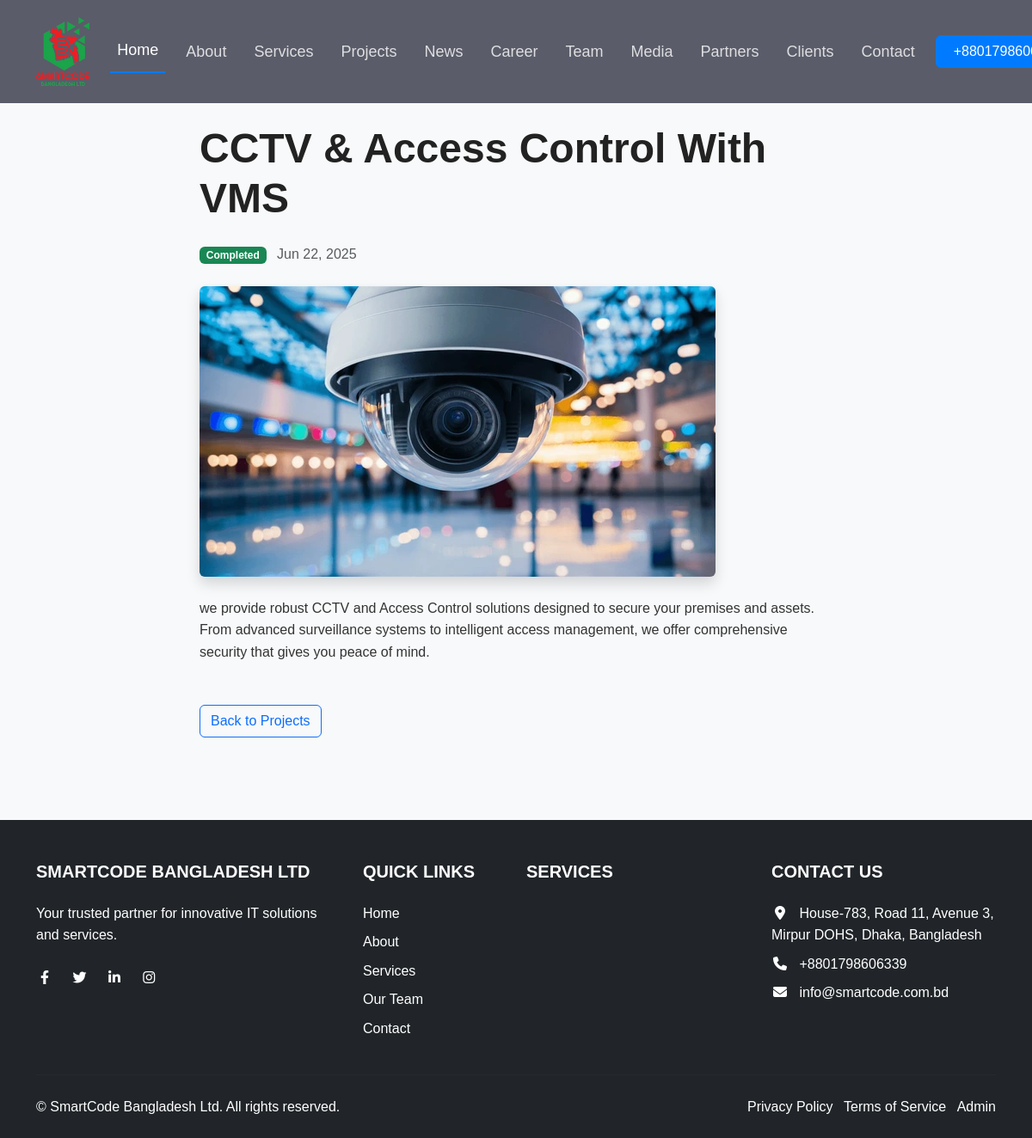
/projects/1/, run on the app's committed database.
### website/models.py (models this page shows, shortened)
class SiteSetting(models.Model):
    site_name = models.CharField(max_length=200)
    logo = models.ImageField(upload_to='site/')
    favicon = models.ImageField(upload_to='site/')
    primary_color = ColorField(default='#4e73df')
    secondary_color = ColorField(default='#1cc88a')
    dark_color = ColorField(default='#5a5c69')
    light_color = ColorField(default='#f8f9fc')

class Project(models.Model):
    STATUS_CHOICES = [
        ('ongoing', 'Ongoing'),
        ('completed', 'Completed'),
        ('upcoming', 'Upcoming'),
    ]
    title = models.CharField(max_length=255)
    description = models.TextField()
    image = models.ImageField(upload_to='projects/')
    status = models.CharField(max_length=20, choices=STATUS_CHOICES)
    created_at = models.DateTimeField(auto_now_add=True)

### website/views.py (the view)
# urls.py: path('projects/<int:project_id>/', views.project_detail, name='project_detail'),
def project_detail(request, project_id):
    project = get_object_or_404(Project, id=project_id)
    context = {
        'settings': SiteSetting.objects.first(),
        'project': project,
        'sections': {section.section_name: section for section in PageSection.objects.all()},
    }
    return render(request, 'project_detail.html', context)

### templates/project_detail.html (shortened to what this page needs)
{% extends 'base.html' %}
{% load static %}
{% block content %}
<section class="py-5 bg-light mt-5">
    <div class="container py-5">
        <div class="row">
            <div class="col-lg-8 mx-auto">
                <h1 class="display-5 fw-bold mb-4">{{ project.title }}</h1>
                <div class="mb-4">
                    <span class="badge
                        {% if project.status == 'ongoing' %}bg-warning text-dark
                        {% elif project.status == 'completed' %}bg-success
                        {% else %}bg-info{% endif %}">
                        {{ project.get_status_display }}
                    </span>
                    <span class="text-muted ms-2">{{ project.created_at|date:"M d, Y" }}</span>
                </div>
                <img src="{{ project.image.url }}" alt="{{ project.title }}" class="img-fluid rounded mb-4 shadow">
                <div class="project-content">
                    {{ project.description|linebreaks }}
                </div>
                <div class="d-flex justify-content-between mt-5">
                    <a href="#projects" class="btn btn-outline-primary">Back to Projects</a>
                </div>
            </div>
        </div>
    </div>
</section>
{% endblock %}

### templates/navbar.html (shortened to what this page needs)
{% load static %}
<nav class="navbar navbar-expand-lg navbar-dark bg-dark fixed-top">
    <div class="container">
        <a class="navbar-brand" href="{% url 'home' %}">
            {% if settings.logo %}
                <img src="{{ settings.logo.url }}" alt="{{ settings.site_name }}" height="80">
            {% else %}
                {{ settings.site_name }}
            {% endif %}
        </a>
        <div class="collapse navbar-collapse" id="navbarNav">
            <ul class="navbar-nav me-auto">
                <li class="nav-item">
                    <a class="nav-link active navfont" href="/">Home</a>
                </li>
                {% if sections.about.show_section %}
                <li class="nav-item">
                    <a class="nav-link navfont" href="#about">About</a>
                </li>
                {% endif %}
                {% if sections.services.show_section %}
                <li class="nav-item">
                    <a class="nav-link navfont" href="#services">Services</a>
                </li>
                {% endif %}
                {% if sections.projects.show_section %}
                <li class="nav-item">
                    <a class="nav-link navfont" href="#projects">Projects</a>
                </li>
                {% endif %}
                {% if sections.news.show_section %}
                <li class="nav-item">
                    <a class="nav-link navfont" href="#news">News</a>
                </li>
                {% endif %}
                {% if sections.career.show_section %}
                <li class="nav-item">
                    <a class="nav-link navfont" href="#career">Career</a>
                </li>
                {% endif %}
                {% if sections.team.show_section %}
                <li class="nav-item">
                    <a class="nav-link navfont" href="#team">Team</a>
                </li>
                {% endif %}
                {% if sections.media.show_section %}
                <li class="nav-item">
                    <a class="nav-link navfont" href="#media">Media</a>
                </li>
                {% endif %}
                {% if sections.partners.show_section %}
                <li class="nav-item">
                    <a class="nav-link navfont" href="#partners">Partners</a>
                </li>
                {% endif %}
                {% if sections.clients.show_section %}
                <li class="nav-item">
                    <a class="nav-link navfont" href="#clients">Clients</a>
                </li>
                {% endif %}
                {% if sections.contact.show_section %}
                <li class="nav-item">
                    <a class="nav-link navfont" href="#contact">Contact</a>
                </li>
                {% endif %}
            </ul>
            <div class="d-flex">
                <a href="tel:{{ settings.phone_number|default:'+8801798606339' }}" class="btn btn-primary ms-2 contact-btn">
                    <span class="d-none d-lg-inline">{{ settings.phone_number|default:'+8801798606339' }}</span>
                </a>
            </div>
        </div>
    </div>
</nav>

### templates/footer.html (shortened to what this page needs)
{% load static %}
<footer class="bg-dark text-white pt-5 pb-4">
    <div class="container">
        <div class="row">
            <div class="col-lg-4 col-md-6 mb-4 mb-md-0">
                <h5 class="text-uppercase mb-4">{{ settings.site_name }}</h5>
                <p>Your trusted partner for innovative IT solutions and services.</p>
                <div class="mt-4">
                    <a href="#" class="text-white me-3"><i class="fab fa-facebook-f"></i></a>
                    <a href="#" class="text-white me-3"><i class="fab fa-twitter"></i></a>
                    <a href="#" class="text-white me-3"><i class="fab fa-linkedin-in"></i></a>
                    <a href="#" class="text-white me-3"><i class="fab fa-instagram"></i></a>
                </div>
            </div>
            <div class="col-lg-2 col-md-6 mb-4 mb-md-0">
                <h5 class="text-uppercase mb-4">Quick Links</h5>
                <ul class="list-unstyled">
                    <li class="mb-2"><a href="#home" class="text-white">Home</a></li>
                    {% if sections.about.show_section %}
                    <li class="mb-2"><a href="#about" class="text-white">About</a></li>
                    {% endif %}
                    {% if sections.services.show_section %}
                    <li class="mb-2"><a href="#services" class="text-white">Services</a></li>
                    {% endif %}
                    {% if sections.team.show_section %}
                    <li class="mb-2"><a href="#team" class="text-white">Our Team</a></li>
                    {% endif %}
                    {% if sections.contact.show_section %}
                    <li class="mb-2"><a href="#contact" class="text-white">Contact</a></li>
                    {% endif %}
                </ul>
            </div>
            {% if sections.services.show_section %}
            <div class="col-lg-3 col-md-6 mb-4 mb-md-0">
                <h5 class="text-uppercase mb-4">Services</h5>
            </div>
            {% endif %}
            <div class="col-lg-3 col-md-6">
                <h5 class="text-uppercase mb-4">Contact Us</h5>
                <ul class="list-unstyled">
                    <li class="mb-2"><i class="fas fa-map-marker-alt me-2"></i> House-783, Road 11, Avenue 3, Mirpur DOHS, Dhaka, Bangladesh</li>
                    <li class="mb-2"><i class="fas fa-phone me-2"></i> +8801798606339</li>
                    <li class="mb-2"><i class="fas fa-envelope me-2"></i> info@smartcode.com.bd</li>
                </ul>
            </div>
        </div>
        <hr class="my-4" style="border-color: rgba(255,255,255,0.1);">
        <div class="row align-items-center">
            <div class="col-md-6 text-center text-md-start">
                <p class="mb-0">&copy; {{ current_year }} {{ settings.site_name }}. All rights reserved.</p>
            </div>
            <div class="col-md-6 text-center text-md-end">
                <ul class="list-inline mb-0">
                    <li class="list-inline-item"><a href="#" class="text-white">Privacy Policy</a></li>
                    <li class="list-inline-item"><a href="#" class="text-white">Terms of Service</a></li>
                    <li class="list-inline-item"><a href="{% url 'admin:index' %}" class="text-white">Admin</a></li>
                </ul>
            </div>
        </div>
    </div>
</footer>

### static/css/style.css (style rules this page uses)
:root { --primary: #007bff; --secondary: #1cc88a; --dark: #5a5c69; --light: #f8f9fc; }
body { font-family: 'Poppins', sans-serif; color: #333; line-height: 1.6; overflow-x: hidden; }
h1, h2, h3, h4, h5, h6 { font-family: 'Montserrat', sans-serif; font-weight: 700; color: #222; }
.text-white, .text-white h1, .text-white h2, .text-white h3, .text-white h4, .text-white h5, .text-white h6, .text-white a, .text-white span, .text-white li, .text-white div { color: white !important; }
.navfont { font-size: large; }
.btn-primary { background-color: var(--primary); border-color: var(--primary); color: #fff; }

### templates/navbar.html (style rules this page uses)
.navbar { background-color: var(--dark) !important; padding: 15px 0; transition: all 0.3s ease; }
.navbar-brand img { transition: all 0.3s ease; }
.nav-link { color: rgba(255, 255, 255, 0.8) !important; font-weight: 500; margin: 0 8px; position: relative; transition: all 0.2s ease; }
.nav-link:hover, .nav-link.active { color: white !important; transform: translateY(-2px); }
.nav-link.active::after { content: ''; position: absolute; bottom: -5px; left: 0; width: 100%; height: 2px; background-color: var(--primary); transform: scaleX(1); transition: transform 0.3s ease; }
.nav-link:not(.active)::after { content: ''; position: absolute; bottom: -5px; left: 0; width: 100%; height: 2px; background-color: var(--primary); transform: scaleX(0); transition: transform 0.3s ease; }

### templates/footer.html (style rules this page uses)
footer a { text-decoration: none; transition: all 0.3s ease; }
footer .fab, footer .fas { width: 20px; text-align: center; }
footer ul li { line-height: 1.6; }

### data on the page
SiteSetting: logo (picture), site_name "SMARTCODE BANGLADESH LTD", site_name "SmartCode Bangladesh Ltd"
Project: title "CCTV & Access Control With VMS", status "Completed", created_at "Jun 22, 2025", image (picture), description "we provide robust CCTV and Access Control solutions designed to secure your premises and assets. From advanced surveillance systems to intelligent access management, we offer comprehensive security that gives you peace of mind."
